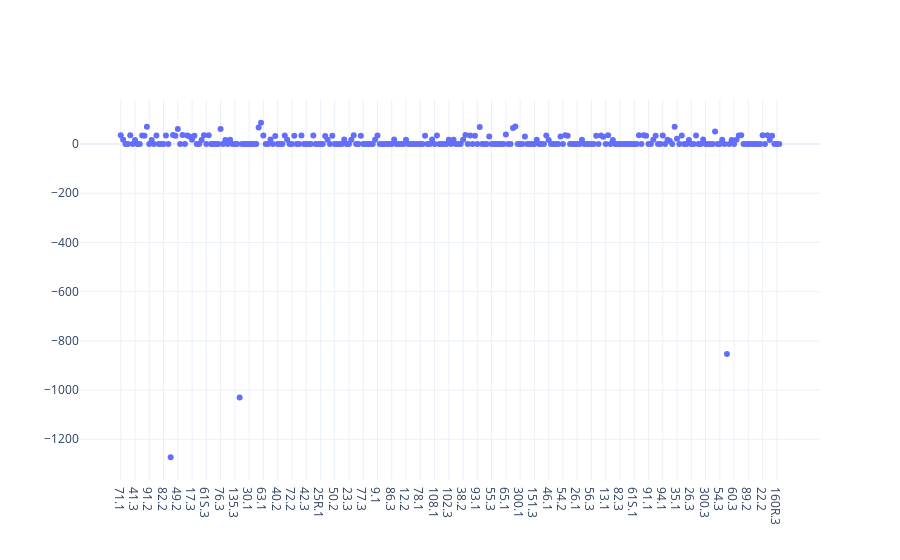

Notebook source saved alongside this figure:
### Code cell
true = true_powers.loc[ts]

fig = make_subplots(rows=1, cols=1)
fig.add_trace(
    go.Scatter(name="feeder", x=true.index, y=true.values.real, mode="markers"),
    row=1,
    col=1,
)
fig.update_layout(template="plotly_white")
fig.show()

### Figure 1 — Plotly figure (JSON) as saved in the notebook; plotly's stock layout.template omitted (floating-point values rounded to 4 significant figures; data arrays with more than 128 entries replaced by an {"elided": "..."} marker saying what was removed)
{"data": [{"mode": "markers", "name": "feeder", "type": "scatter", "x": {"elided": "278 str values"}, "xaxis": "x", "y": {"elided": "278 float values"}, "yaxis": "y"}], "layout": {"xaxis": {"anchor": "y", "domain": [0, 1]}, "yaxis": {"anchor": "x", "domain": [0, 1]}}}
